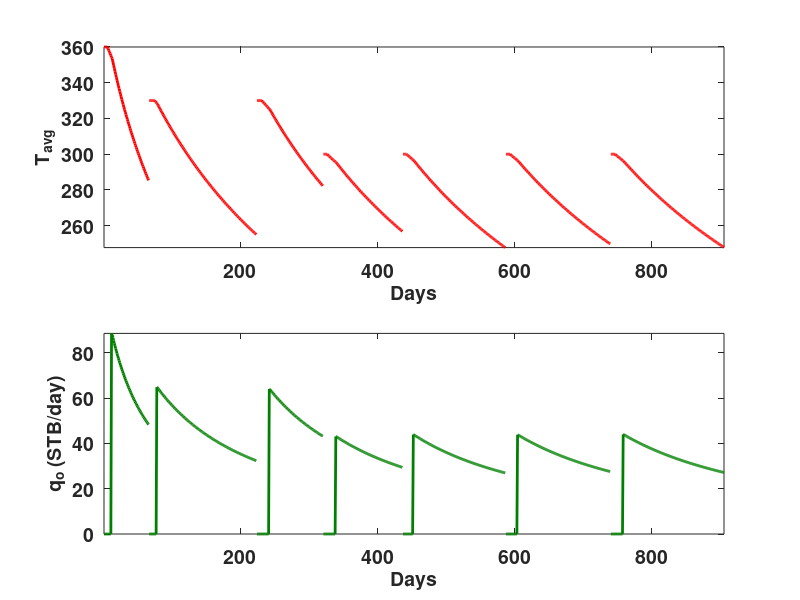
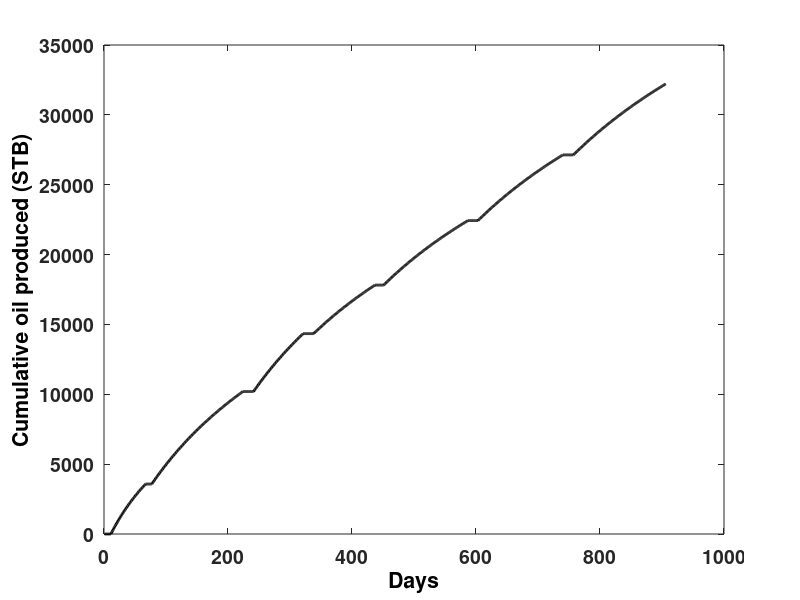

The MATLAB script that drew these images, in order:
%% Cyclic.m
% Simulates oil production, cumulative oil production, and average 
% reservoir temperature as a function of time in a cyclic steam injection
% project.
%
%
% Authors: Lewis Li, Daniel Brito
% Date: May 18th 2016

clear all;

% Cyclic Steam Injection Example (Note: analytical model and data from SPE13037)
% Input data for field and base cases
kRes = 1.5;                             % Reservoir permeability (D)
kSteam = 2 * kRes;                      % Permeability to steam (D)
phi = 0.32;                             % Porosity
Swi = 0.25;                             % Initial water saturation
rw = 0.31;                              % Well radius (ft)
SorSteam = 0.05;                        % Residual oil saturation to steam
SorWater = 0.25;                        % Residual oil saturation to water
Tr = 110;                               % Initial reservoir temperature (F)
Tstd = 60;                              % Standard temperature (F)
lambda = 24;                            % Reservoir thermal conductivity (Btu/ft day F)
alpha = 0.48;                           % Reservoir thermal diffusivity (ft^2/day)
rhoOilStd = 61.8;                       % Oil density @ standard condictions (lb/ft^3)
TimeStep = 1.0;                         % Time step size (days)
PatternArea=0.588;                      % (acres) = well spacing of 160ft
PayThickness = 80;                      % Pay thickness (ft)
g = 32.17;                              % Gravitational acceleration (ft/s^2)
%%

%% Operational data
% Steam injection rate (bbl/day)
SteamInjectionRate = [647 905 953 972 954 1042 1067];      
% Injection time (days)
InjectionTime = [6 9 8 6 6 7 7];  
% Soak time (days)
SoakTime = [5 2 10 12 9 10 11];         
% Downhole steam temperature (F)
DownHoleSteamTemp = [360 330 330 300 300 300 300];    
% Downhole steam quality
DownHoleSteamQuality = [0.7 0.6 0.5 0.5 0.5 0.5 0.5];  
% Production time (days)
ProductionTime = [55 146 79 98 135 136 148];  
% Amount of mobile water in place at beginning of cycle (Assumption)
WIP = 50000;                   
% water production rate (BPD) (Assumption)
qw = 0;                  
% Cumulative oil production (STB)
CumulativeOil = [];    
% Cumulative time (days)
CumulativeTime = [];  
% Total cycle time (days)
cycleLength = InjectionTime + SoakTime + ProductionTime;   
% Cumulative cycle time (days)
cumulativeCycleLength = cumsum([1;cycleLength']);          

%% Evaluate constants
% Bulk volumetric heat capacity of Jones (eq 19)
cp = 32.5 + (4.6 * phi^0.32 - 2) * (10 * Swi - 1.5);    

% Water density approximation (eq 33)
rhoWater = 62.4 - 11 * log( ( 705 - Tstd ) / ( 705 - Tr ) );    

%% Starting cycles
for CurrentCycleNumber=1:length(SteamInjectionRate)
    
    % Time at beginning of each cycle
    t=0;          
    
    % Figure out how much heat is already in the reservoir
    if(CurrentCycleNumber==1)
        Hlast = 0;        
    else
        % Amount of heat in the reservoir for subsequent cycles (eq 20)
        Hlast = VSteam * cp * (Taverage - Tr);                            
    end
    
    %% Evaluate water and steam thermodynamic properties
    % Water enthalpy correlation for reservoir temperature (eq 16)
    hwTr = 68 * ( Tr/100 )^1.24;                              
    
    % Water enthalpy correlation for steam temperature (eq 16)
    hwSteam = 68 * ( DownHoleSteamTemp(CurrentCycleNumber) / 100 )^1.24;                    
    
    % Specific heat of water of Jones (eq 15)
    Cw = ( hwSteam - hwTr ) / ( DownHoleSteamTemp(CurrentCycleNumber) - Tr );        

    % Steam latent heat correlation of Farouq Ali (eq 17)
    Lvdh = 94 * ( 705 - DownHoleSteamTemp(CurrentCycleNumber) )^0.38;                      
    
    % Amount of heat injected per unit mass of steam (eq 14)
    Qi = Cw * ( DownHoleSteamTemp(CurrentCycleNumber) - Tr ) +...
        Lvdh * DownHoleSteamQuality(CurrentCycleNumber);                      
    
    % Amount of heat injected (eq 28)
    HeatInjected = 350 * Qi * SteamInjectionRate(CurrentCycleNumber)...
        * InjectionTime(CurrentCycleNumber);
        
    % Steam pressure approximation (eq 7)
    pSteam = ( DownHoleSteamTemp(CurrentCycleNumber) / 115.95 )^4.4543;                 
    
    % Steam density (eq 10)
    rhoSteam = pSteam^( 0.9588 ) / 363.9;                                  
    
    % Steam viscosity (eq 11)
    muSteam = 1e-4 * ( 0.2 * DownHoleSteamTemp(CurrentCycleNumber) + 82 );                  
    
    %% Evaluating the steam zone size
    % Oil density approximation (eq 32)
    rhoOil = rhoOilStd - 0.0214 * ( Tr - Tstd );          
  
    % Dimensionless group for scaling the radial steam zone (eq 9)
    ARD = sqrt( ( 350 * 144 * SteamInjectionRate(CurrentCycleNumber) * muSteam ) / ...     
        ( 6.328 * pi * ( rhoOil - rhoSteam ) * PayThickness^2 * ...
        kSteam * rhoSteam ) );
    
    % Average steam zone thickness by Van Lookeren (eq 8)
    hSt = 0.5 * PayThickness * ARD;             
    
    % Steam zone volume estimation (eq 13)
    VSteam = ( SteamInjectionRate(CurrentCycleNumber) * ...
        InjectionTime(CurrentCycleNumber) * rhoWater * Qi...
        + Hlast ) / ( cp * ( DownHoleSteamTemp(CurrentCycleNumber) - Tr ) );
    % Steam zone radius (eq 12)
    RhSteam = sqrt( VSteam / ( pi * hSt ) );       
    
    % Radial distance along the hot oil zone (eq 2)
    Rx = sqrt( RhSteam^2 + PayThickness^2 );       
    
    % theta = angle between steam-oil interface and reservoir bed (eq 5)
    sinTheta = PayThickness / Rx;                                   
    
    % Difference between height of reservoir and steam zone thickness, (eq 6)
    deltaH= PayThickness - hSt;  
    
    % Bottom hole flowing pressure (assumption)
    pwf = 0.6 * pSteam ;                       
    
    % Change in enthalpy (equation 4)
    deltaPhi = deltaH * g * sinTheta + ( ( ( pSteam - pwf )...      
        * 6895 )/ ( rhoOil * 16.02 ) ) * 10.76;
    
    % Change in oil saturation (eq 3)
    deltaSo = ( 1 - Swi ) - SorSteam; 
    
    %% Estimate relative permeability of water and oil
    % Cumulative water production at beginning of cycle
    Wp = 0.0;                                                              
    % Volumetric heat capacity of water (eq 31)
    Mwater = Cw * rhoWater;                                         
    % Mobile water around the well (eq 38)
    SwBar = 1 - SorWater;                                           
    % Water saturation  (eq 39)
    Sw = SwBar - (SwBar - Swi) * Wp / WIP;                          
    % Normalized water saturation (eq 40)
    SwStar = (Sw - Swi)/(1 - Swi - SorWater);                       
    % Water relative permeability (eq 41)
    krw = -0.002167 * SwStar + 0.024167 * SwStar^2;           
    
    % Oil relative permeability (eq 43)
    if SwStar <= 0.2
        kro = 1.0;                                                 
    else
        % Oil relative permeability (eq 42)
        kro = -0.9416 + 1.0808 / SwStar - 0.13858 / SwStar^2;     
    end
    
    % Oil rate vector
    qoPreviousCycle = zeros(cycleLength(CurrentCycleNumber),1);                            
    
    % Average temperature vector
    TaveragePreviousCycle = zeros(cycleLength(CurrentCycleNumber),1);                       
    
    % Cycling through InjectionTime + SoakTime + ProductionTime
    for t = 1:cycleLength(CurrentCycleNumber)                                               
        
        % Injection Interval
        if t <= (InjectionTime(CurrentCycleNumber))                                         
            %Average temperature during injection = downhole steam temperature
            Taverage = DownHoleSteamTemp(CurrentCycleNumber);                               
            qo = 0;
            
        end
        
        % Soaking interval
        if t > InjectionTime(CurrentCycleNumber) && ...
                t <= (InjectionTime(CurrentCycleNumber) + ...
                SoakTime(CurrentCycleNumber))  
            
            % Radial loss (eq 22)
            tDH = alpha * ( t - InjectionTime(CurrentCycleNumber) )...
                / RhSteam^2;             
            fHD = 1 / ( 1 + 5 * tDH );                                      
            
            % Vertical loss (eq 23)
            tDV = 4 * alpha * ( t - InjectionTime(CurrentCycleNumber) ) ...
                / PayThickness^2;    
            fVD = 1 / sqrt( 1 + 5 * tDV );                                  
            
            % Energy removed with produced fluids during soaking phase
            fPD = 0;                       
            
            % Oil rate during soaking phase
            qo = 0;                                                         
            
            % Average temperature at any time by Boberg and Lantz (eq 21)
            TpreviousTimeStep = Taverage;
            Taverage = Tr + ( DownHoleSteamTemp(CurrentCycleNumber) ...                      
                - Tr ) * ( fHD * fVD * ( 1 - fPD ) - fPD );
        end
        
        % Production Interval
        if t > (InjectionTime(CurrentCycleNumber) + SoakTime(CurrentCycleNumber))                            

            %Radial loss (eq 22)
            tDH  = alpha * ( t - InjectionTime(CurrentCycleNumber) )...
                / RhSteam^2;           
            fHD = 1 / ( 1 + 5 * tDH );                                     
            
            % Vertical loss (eq 23)
            tDV = 4 * alpha * ( t - InjectionTime(CurrentCycleNumber) )...
                / PayThickness^2;   
            fVD = 1 / sqrt( 1 + 5 * tDV );                                  
            
            % Registering average temperature from previous time step
            TpreviousTimeStep = Taverage;                                  
            
            % Average temperature at any time by Boberg and Lantz (eq 21)
            Taverage = Tr + ( DownHoleSteamTemp(CurrentCycleNumber) ...                      
                - Tr ) * ( fHD * fVD * ( 1 - fPD ) - fPD );
            
            % Volumetric heat capacity of oil (eq 30)
            Moil = ( 3.065 + 0.00355 * Taverage ) * sqrt( rhoOil );
            
            % Rate of heat removal from the reservoir with produced fluids (eq 29)
            Qp = 5.615 * ( qo * Moil + qw * Mwater )*( Taverage - Tr );
            
            % Maximum amount of heat supplied to the reservoir (eq 27)
            Qmax = HeatInjected + Hlast - pi * RhSteam^2 * lambda...
                * (DownHoleSteamTemp(CurrentCycleNumber) - Tr) * ...
                sqrt(SoakTime(CurrentCycleNumber)/(pi*alpha));
                       
            % Energy removed with produced fluids (eq 34)
            fPD  = fPD + 5.615 * ( qo * Moil + qw * Mwater )...
                * ( TpreviousTimeStep - Tr ) * TimeStep / ( 2 * Qmax );;
            
            % Oil viscosity (eq 36)
            muOil = ( 2.698e-5 ) * exp( ( 1.066e+4 ) /( Taverage + 460 ));
            
            % Kinematic viscosity of the oil = oil viscosity/oil density
            nuAverage = muOil / rhoOil;
            
            % Oil rate (eq 1)
            qo = 1.87 * Rx * sqrt ( ( kro * kRes * phi * deltaSo...
                * alpha * deltaPhi )/( 2.0  *nuAverage...
                * ( log( Rx / rw ) - 0.5 ) ) );
        end
        
        qoPreviousCycle(t) = qo;
        TaveragePreviousCycle(t) = Taverage;
        
    end
    
    CumulativeOil = [ CumulativeOil ; qoPreviousCycle ];
    time_range = linspace( cumulativeCycleLength(CurrentCycleNumber) ,...
        cumulativeCycleLength(CurrentCycleNumber+1) , ...
        (cumulativeCycleLength(CurrentCycleNumber+1) - ...
        cumulativeCycleLength(CurrentCycleNumber)) );
    CumulativeTime = [ CumulativeTime ; time_range' ];
    
    %Plotting production
    subplot(2,1,2)
    plot([cumulativeCycleLength(CurrentCycleNumber):1:(...
        cumulativeCycleLength(CurrentCycleNumber+1)')-1],...
        qoPreviousCycle,'-','Color',[0 0.5 0],'LineWidth',2);
    hold on;
    xlabel('Days','FontSize',14,'FontWeight','bold');
    ylabel('q_o (STB/day)','FontSize',14,'FontWeight','bold');
    set(gca,'FontSize',14,'FontWeight','bold');
    axis tight;
    
    % Plotting temperature
    subplot(2,1,1);
    plot([cumulativeCycleLength(CurrentCycleNumber):1:(...
        cumulativeCycleLength(CurrentCycleNumber+1))-1],...
        TaveragePreviousCycle,'r-','LineWidth',2);
    hold on;
    xlabel('Days','FontSize',14,'FontWeight','bold')
    ylabel('T_{avg}','FontSize',14,'FontWeight','bold')
    set(gca,'FontSize',14,'FontWeight','bold');
    axis tight;
end

% Plotting cumulative oil production
figure('Color','w');
set(gcf, 'Position', get(0,'Screensize'));
plot(CumulativeTime,cumsum(CumulativeOil),'-','Color','k','LineWidth',2);
xlabel('Days','FontSize',14,'FontWeight','bold','Color','k')
ylabel('Cumulative oil produced (STB)','FontSize',14,'FontWeight','bold','Color','k')
set(gca,'FontSize',14,'FontWeight','bold');

